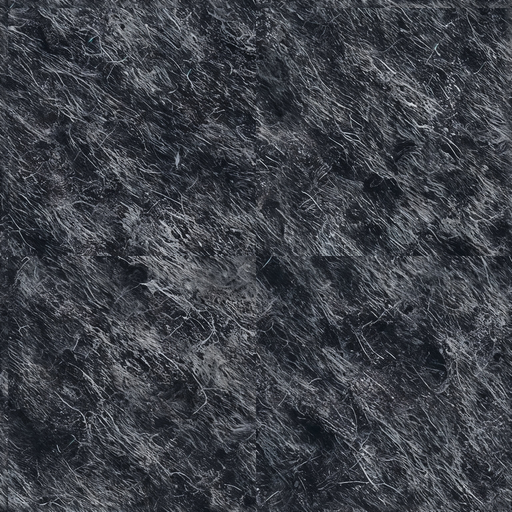
#> input picture カラー一覧/一覧/processed/ASH_processed_thumb.png, 512 x 512 px, found by its file name
$ python fix_ash_corners.py
#> lines starting #> are read from the running program, lines starting #| are printed output that depends on the picture
#!/usr/bin/env python3
"""
ASH_processed_thumb.pngの四隅のボヤけた線を修正し、50%縮小するスクリプト
ブレンド領域をトリミングして除外する
"""

from PIL import Image
from pathlib import Path

def fix_corners_and_shrink(input_path, output_path, blend_margin=32):
    """
    ブレンド領域をトリミングして除外し、50%縮小

    Args:
        input_path: 入力画像パス
        output_path: 出力画像パス
        blend_margin: トリミングする余白（ピクセル）
    """
#> called with blend_margin = 32
    # 1. 画像読み込み（RGBA対応）
    img = Image.open(input_path)
#> img is the input picture: PIL image 512x512 RGB; mean R, G, B 61.9, 65.1, 72
    # 透明度がある場合は白背景と合成、ない場合はそのままRGBに変換
    if img.mode == 'RGBA':
        background = Image.new('RGB', img.size, (255, 255, 255))
        background.paste(img, mask=img.split()[3])
        img = background
    else:
        img = img.convert('RGB')

    original_width, original_height = img.size
#> original_width = 512; original_height = 512
    print(f"元のサイズ: {original_width}x{original_height}")
#| 元のサイズ: 512x512

    # 2. ブレンド領域をトリミングして除外
    cropped = img.crop((
        blend_margin,
        blend_margin,
        original_width - blend_margin,
        original_height - blend_margin
    ))
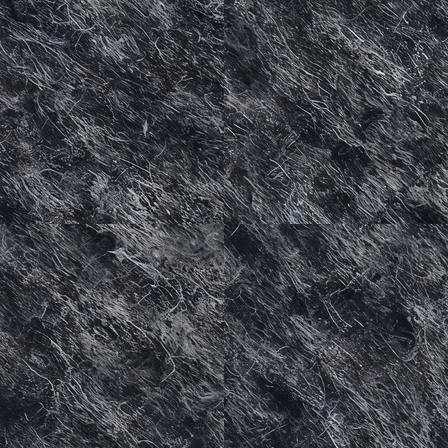
#> cropped: PIL image 448x448 RGB; mean R, G, B 61.9, 65.1, 71.9
    print(f"トリミング後: {cropped.size[0]}x{cropped.size[1]}")
#| トリミング後: 448x448

    # 3. 元のサイズにリサイズ（ブレンド領域を埋める）
    resized = cropped.resize((original_width, original_height), Image.Resampling.LANCZOS)
    print(f"リサイズ後: {resized.size[0]}x{resized.size[1]}")
#| リサイズ後: 512x512

    # 4. 256x256に縮小 (BLEP_small.pngと同じサイズ)
    new_size = (256, 256)
    result = resized.resize(new_size, Image.Resampling.LANCZOS)
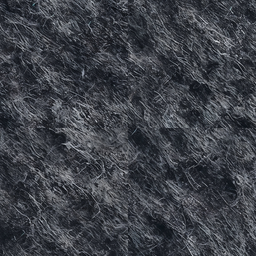
#> result: PIL image 256x256 RGB; mean R, G, B 61.9, 65.1, 71.9
    print(f"最終サイズ: {result.size[0]}x{result.size[1]}")
#| 最終サイズ: 256x256

    # 5. 保存
    result.save(output_path, 'PNG', optimize=True)
    print(f"保存完了: {output_path}")

    return result

if __name__ == "__main__":
    base_dir = Path("/Users/takahashikentarou/Desktop/Topclaude/Topファイル/blala/カラー一覧")
    input_file = base_dir / "一覧/processed/ASH_processed_thumb.png"
    output_file = base_dir / "一覧/ASH_small.png"
    fix_corners_and_shrink(input_file, output_file, blend_margin=32)
